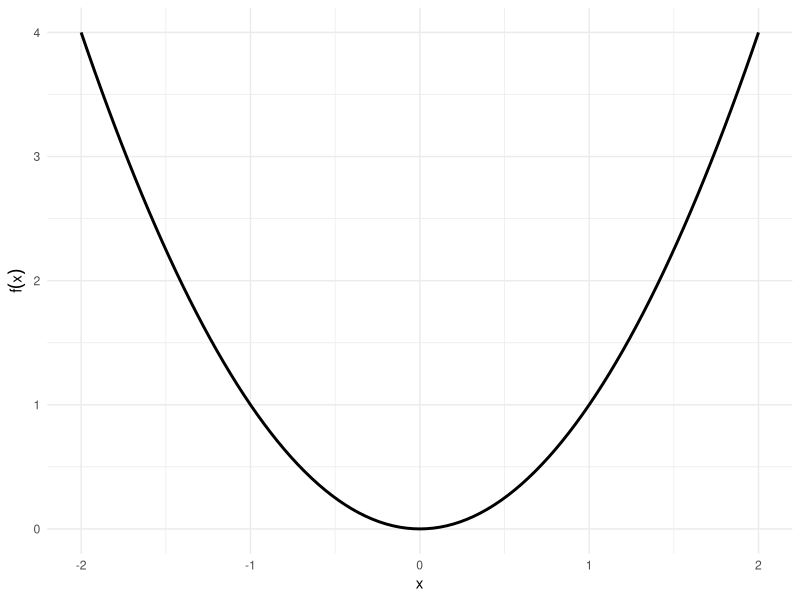
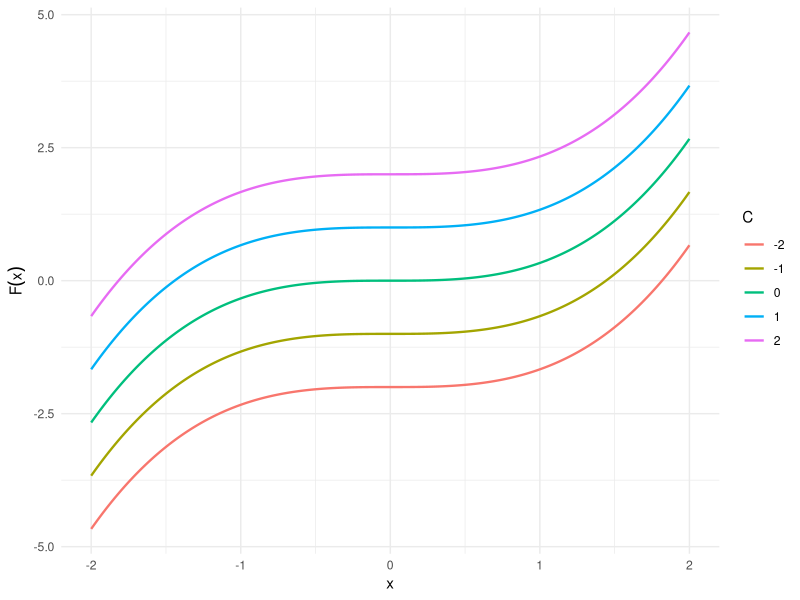
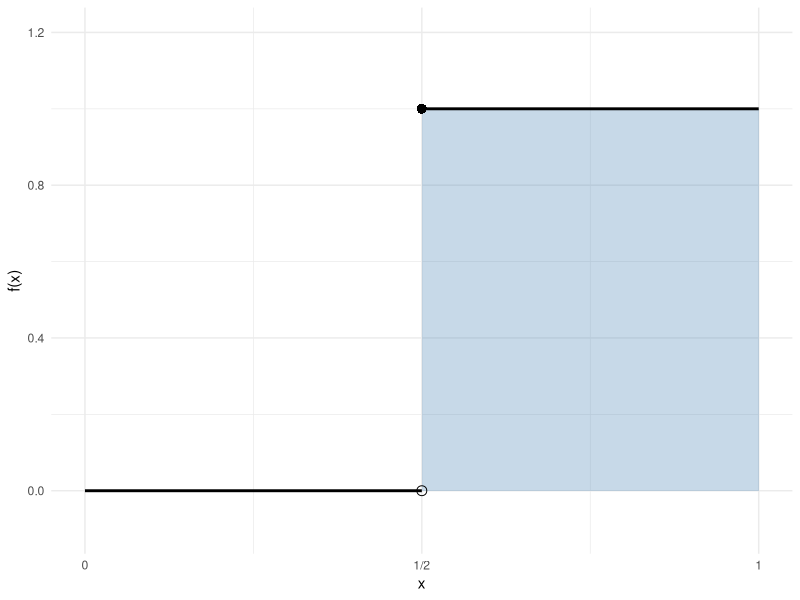
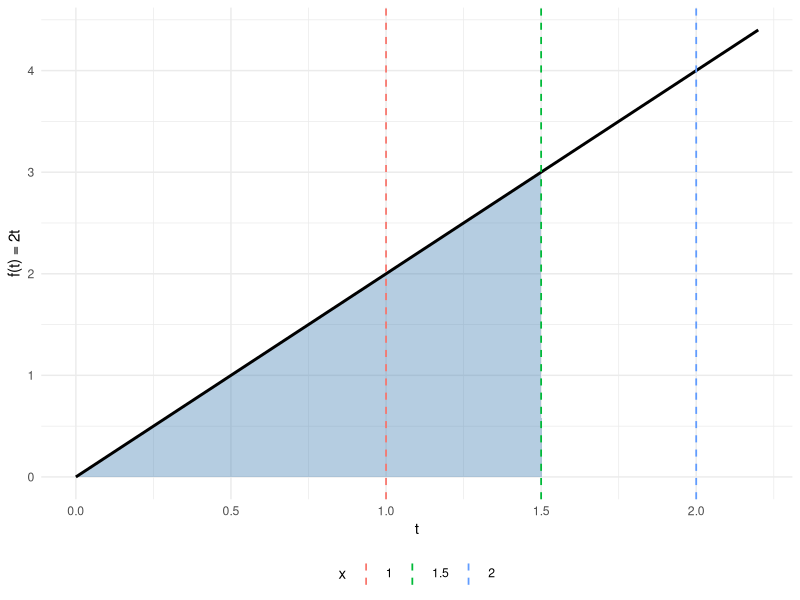
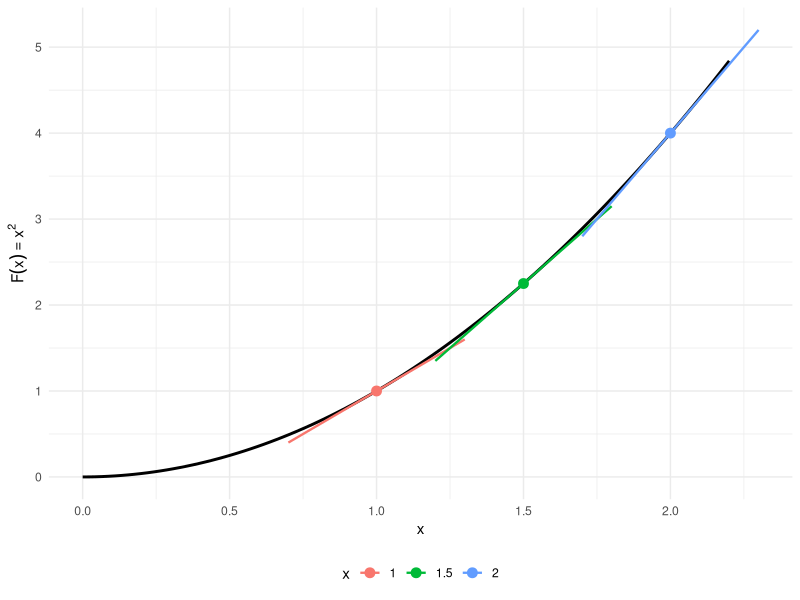
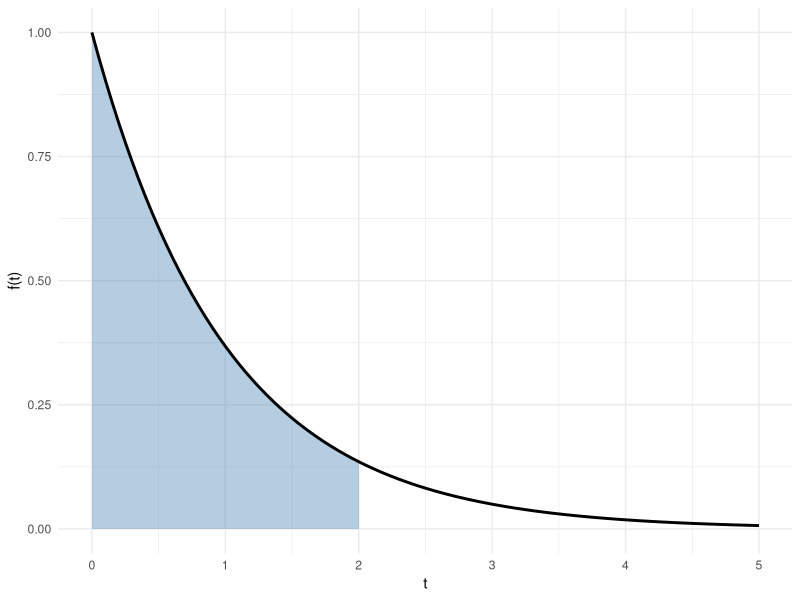
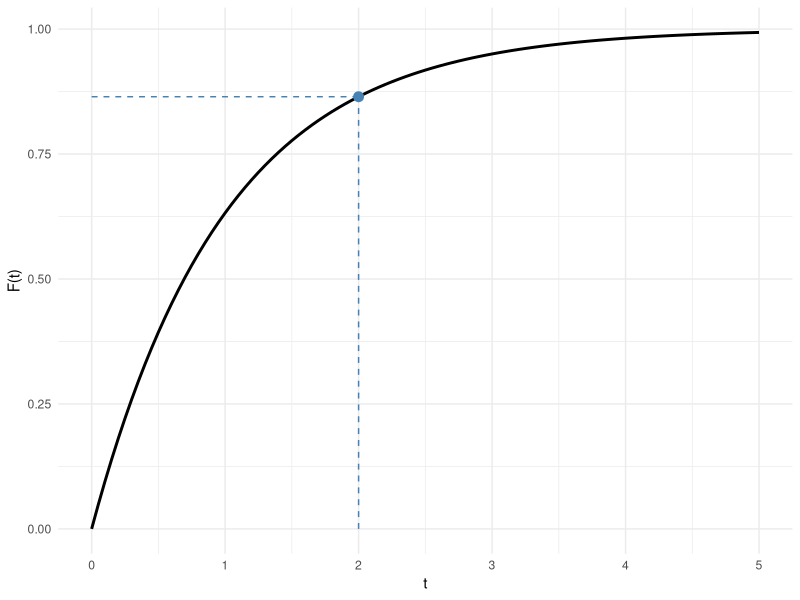

Write the R code that produced these figures, in order.
## ---- chunk 1
#| label: setup-calc-integrals
#| include: false
library(ggplot2)
## ---- chunk 2
#| label: fig-antiderivatives-code
#| code-fold: true
#| layout-ncol: 2
#| fig-subcap:
#|   - "The function $f(x) = x^2$"
#|   - "Family of antiderivatives $F(x) = x^3/3 + C$"

ggplot() +
  geom_function(fun = \(x) x^2, xlim = c(-2, 2), linewidth = 1) +
  labs(x = "x", y = expression(f(x))) +
  theme_minimal()

C_vals <- c(-2, -1, 0, 1, 2)
x_seq <- seq(-2, 2, length.out = 200)
df <- do.call(rbind, lapply(C_vals, \(C) {
  data.frame(
    x = x_seq,
    y = x_seq^3 / 3 + C,
    C = factor(C)
  )
}))

ggplot(df, aes(x = x, y = y, color = C)) +
  geom_line(linewidth = 0.8) +
  labs(x = "x", y = expression(F(x)), color = "C") +
  theme_minimal()
## ---- chunk 3
#| label: fig-step-code
#| code-fold: true
step_df <- data.frame(
  x = c(0, 0.5, 0.5, 1),
  y = c(0, 0, 1, 1),
  segment = c("left", "left", "right", "right")
)

ggplot() +
  geom_rect(
    aes(xmin = 0.5, xmax = 1, ymin = 0, ymax = 1),
    fill = "steelblue", alpha = 0.3
  ) +
  geom_line(
    data = step_df,
    aes(x = x, y = y, group = segment),
    linewidth = 1
  ) +
  geom_point(aes(x = 0.5, y = 0), shape = 1, size = 3) +
  geom_point(aes(x = 0.5, y = 1), shape = 16, size = 3) +
  scale_x_continuous(breaks = c(0, 0.5, 1), labels = c("0", "1/2", "1")) +
  scale_y_continuous(limits = c(-0.1, 1.2)) +
  labs(x = "x", y = "f(x)") +
  theme_minimal()
## ---- chunk 4
#| label: fig-ftc-part1-code
#| code-fold: true
#| layout-ncol: 2
#| fig-subcap:
#|   - "$f(t) = 2t$; area equals $F(1.5) = 2.25$; marked $x \\in \\{1,1.5,2\\}$"
#|   - "$F(x) = x^2$; tangent slope at $x$ is $f(x) = 2x$"
x_marks <- c(1, 1.5, 2)
x_focus <- 1.5
stopifnot(identical(x_marks, c(1, 1.5, 2)))  # fig-subcap hardcodes set
stopifnot(x_focus == 1.5)  # fig-subcap hardcodes F(1.5) = 2.25

ggplot() +
  geom_area(
    data = data.frame(t = seq(0, x_focus, length.out = 200)),
    aes(x = t, y = 2 * t),
    fill = "steelblue", alpha = 0.4
  ) +
  geom_function(fun = \(t) 2 * t, xlim = c(0, 2.2), linewidth = 1) +
  geom_vline(
    data = data.frame(x = x_marks),
    aes(xintercept = x, color = factor(x)),
    linetype = "dashed", linewidth = 0.6
  ) +
  labs(x = "t", y = "f(t) = 2t", color = "x") +
  theme_minimal() +
  theme(legend.position = "bottom")

slope_df <- data.frame(
  x = x_marks,
  Fx = x_marks^2,
  slope = 2 * x_marks
)

ggplot() +
  geom_function(fun = \(x) x^2, xlim = c(0, 2.2), linewidth = 1) +
  geom_point(
    data = slope_df,
    aes(x = x, y = Fx, color = factor(x)),
    size = 3
  ) +
  geom_segment(
    data = slope_df,
    aes(
      x = x - 0.3, xend = x + 0.3,
      y = Fx - 0.3 * slope, yend = Fx + 0.3 * slope,
      color = factor(x)
    ),
    linewidth = 0.8
  ) +
  labs(x = "x", y = expression(F(x) == x^2), color = "x") +
  theme_minimal() +
  theme(legend.position = "bottom")
## ---- chunk 5
#| label: fig-exp-pdf-cdf-code
#| code-fold: true
#| layout-ncol: 2
#| fig-subcap:
#|   - "PDF with $\\lambda = 1$; shaded area equals $F(2) \\approx 0.865$"
#|   - "CDF with $\\lambda = 1$; point marks $F(2)$"
lambda <- 1
t_max <- 5

ggplot() +
  geom_area(
    data = data.frame(t = seq(0, 2, length.out = 300)),
    aes(x = t, y = lambda * exp(-lambda * t)),
    fill = "steelblue", alpha = 0.4
  ) +
  geom_function(
    fun = \(t) lambda * exp(-lambda * t),
    xlim = c(0, t_max), linewidth = 1
  ) +
  labs(x = "t", y = "f(t)") +
  theme_minimal()

ggplot() +
  geom_function(
    fun = \(t) 1 - exp(-lambda * t),
    xlim = c(0, t_max), linewidth = 1
  ) +
  geom_point(
    aes(x = 2, y = 1 - exp(-lambda * 2)),
    size = 3, color = "steelblue"
  ) +
  geom_segment(
    aes(x = 2, xend = 2, y = 0, yend = 1 - exp(-lambda * 2)),
    linetype = "dashed", color = "steelblue"
  ) +
  geom_segment(
    aes(x = 0, xend = 2, y = 1 - exp(-lambda * 2), yend = 1 - exp(-lambda * 2)),
    linetype = "dashed", color = "steelblue"
  ) +
  labs(x = "t", y = "F(t)") +
  theme_minimal()
